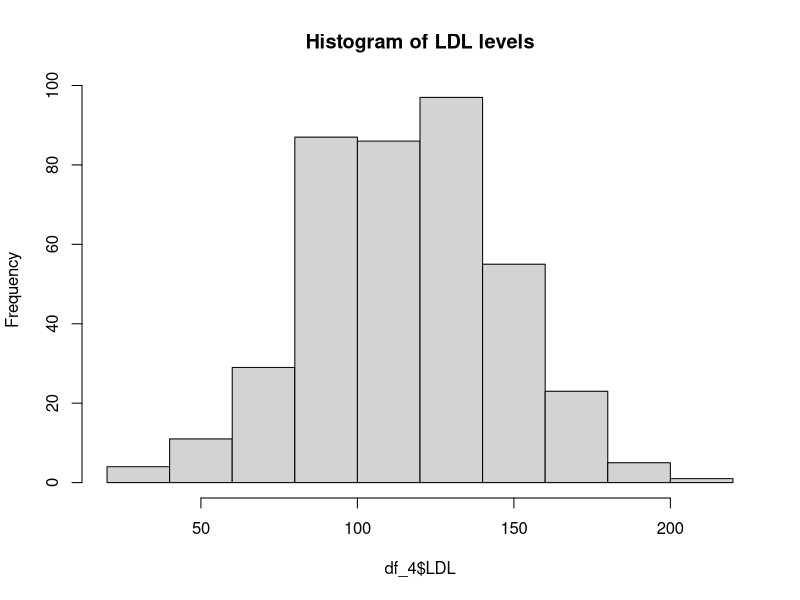
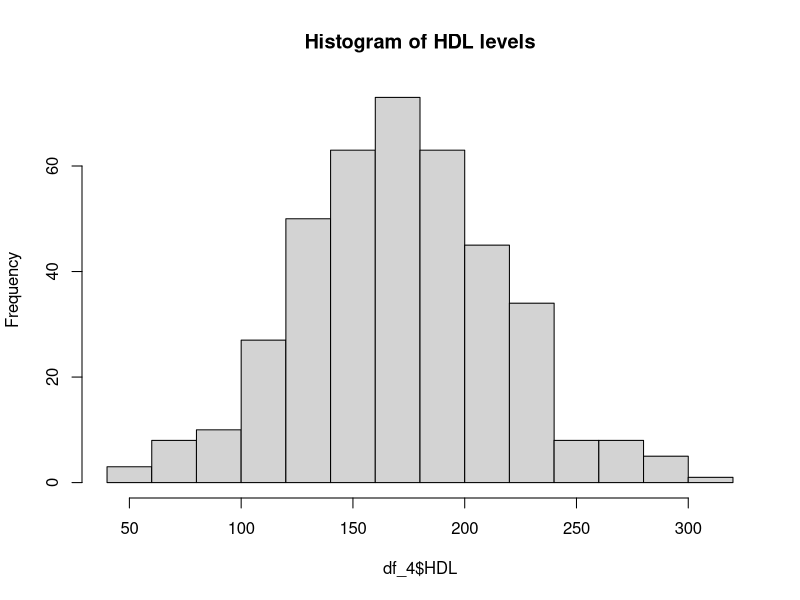
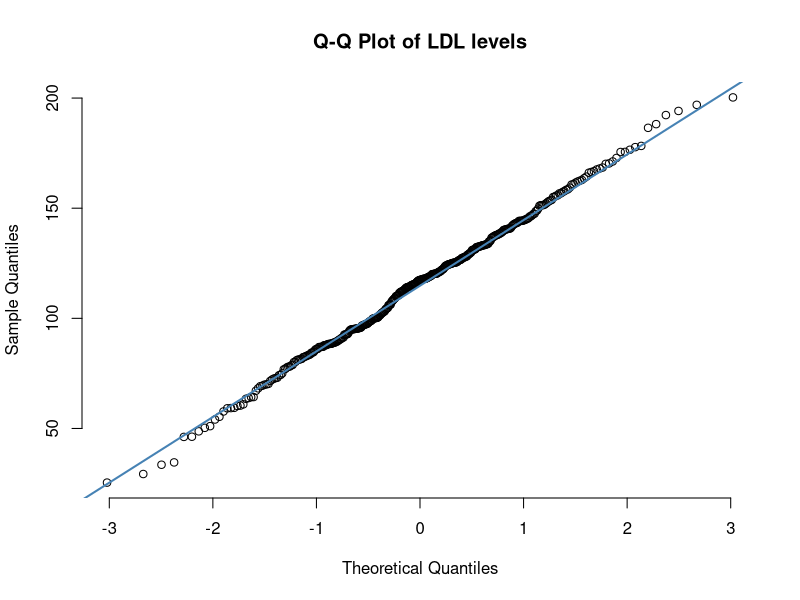
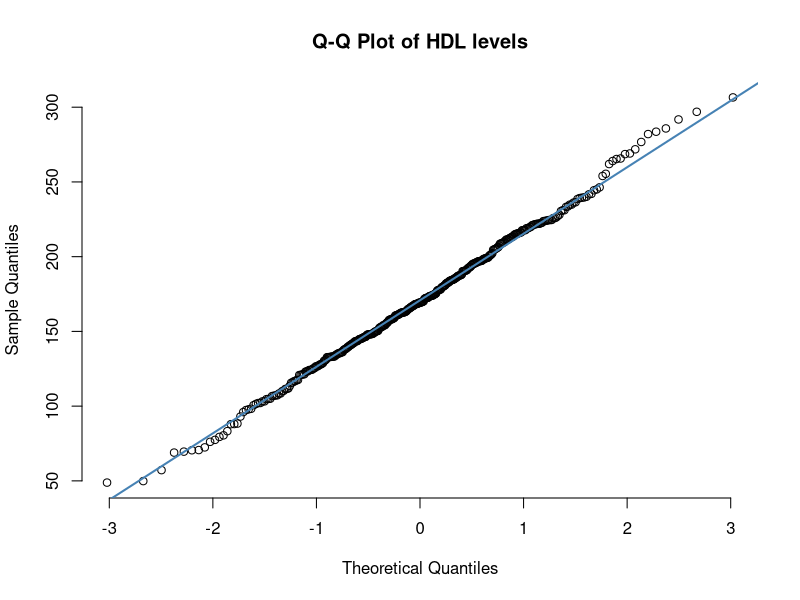
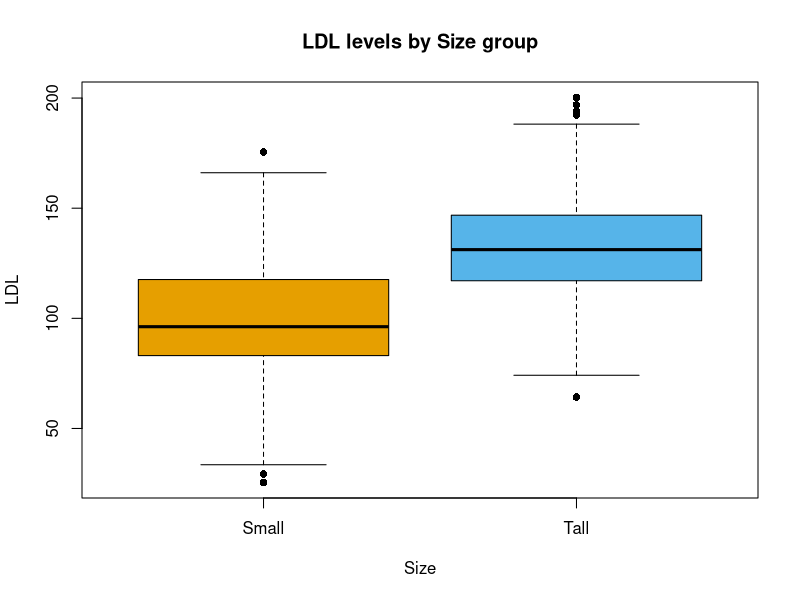
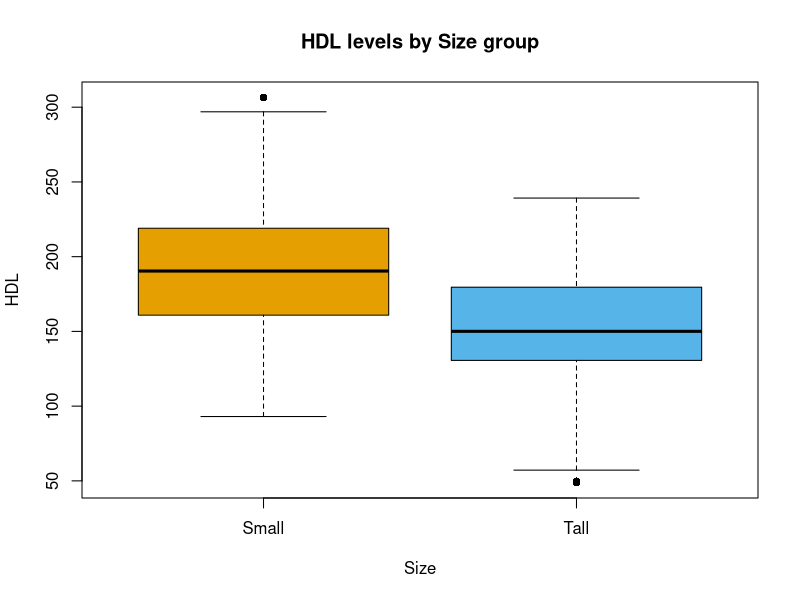
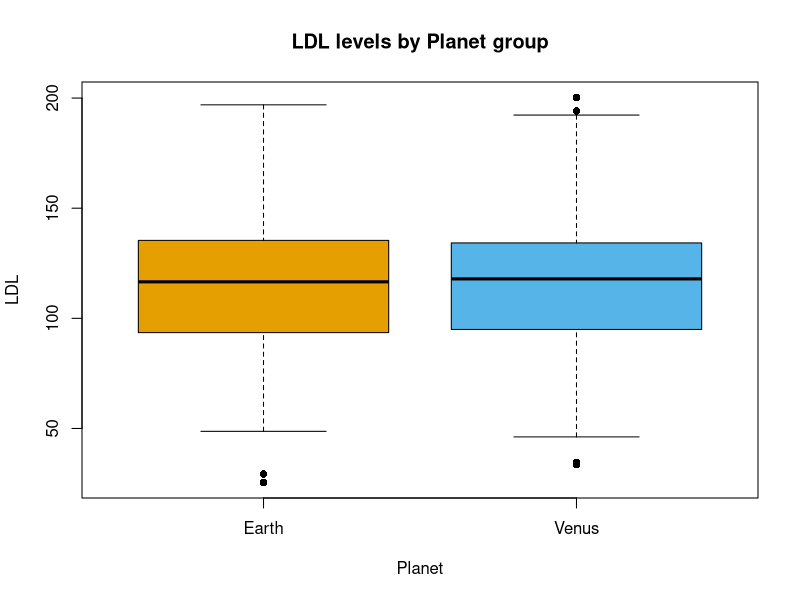
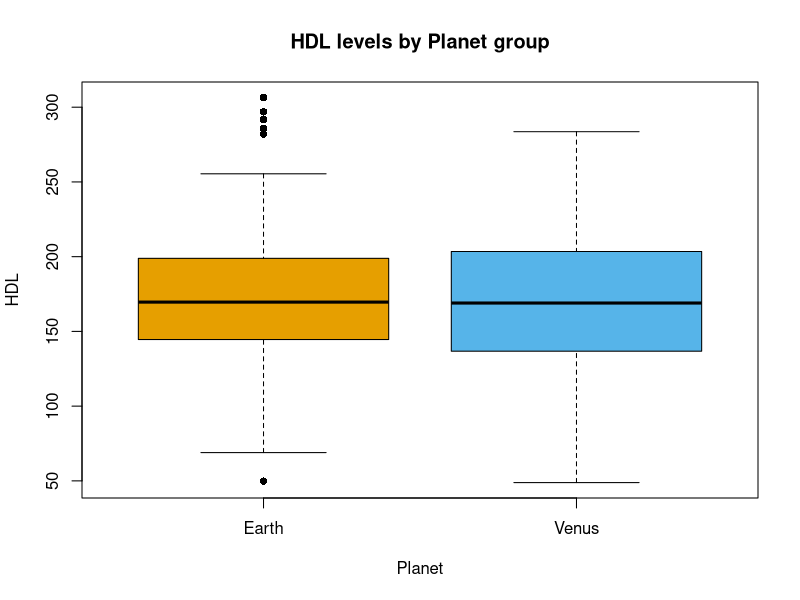

R code for these plots, in order:
library(here)
library(knitr)
library(dplyr)

# ============================================================
# Data-set used in the analysis
# ============================================================

## LOAD THE DATA FRAME
df_1 <- read.csv(here("data", "Part_1", "DATA_SET_REFERENCE_EVAL.csv"), row.names = 1)

## Fictional Data-Set. First 3 entries
cat("Fictional Data-Set. First 3 entries\n")
print(head(df_1, n = 3L))

## GENERAL EXPLORATION
print(paste("Number of rows:", nrow(df_1))) # Check number of rows
print(paste("Number of columns:", ncol(df_1))) # Check number of columns
print(paste("Column names:", paste(colnames(df_1), collapse = ", ")))
print(paste("Unique values inside 'Size' column:",
            paste(unique(df_1$Size), collapse = ", ")))
print(paste("Unique values inside 'Planet' column:",
            paste(unique(df_1$Planet), collapse = ", ")))
print(paste("Number of 'Venus' patients:", sum(df_1$Planet == "Venus", na.rm = TRUE)))
print(paste("Number of 'Earth' patients:", sum(df_1$Planet == "Earth", na.rm = TRUE)))
print(paste("Number of tall patients:", sum(df_1$Size == "Tall", na.rm = TRUE)))
print(paste("Number of small patients:", sum(df_1$Size == "Small", na.rm = TRUE)))

## Data-Set Summary
cat("Data-Set Summary\n")
print(summary(df_1))

# ============================================================
# Curation of the data
# ============================================================

## Negative and NA values
# Checking the patients to eliminate
n_idx_hdl <- df_1$HDL <= 0 | is.na(df_1$HDL)
n_idx_ldl <- df_1$LDL <= 0 | is.na(df_1$LDL)

df_f_o <- df_1[which(n_idx_hdl | n_idx_ldl), ]
cat("Negative and NA Values\n")
print(head(df_f_o))

## Removing negative values
df_2 <- data.frame(df_1) # Security copy

### Idx 1: Delete individuals with HDL < 0
idx_hdl <- df_2$HDL >= 0 & !is.na(df_2$HDL)

### Idx 2: Delete individuals with LDL < 0
idx_ldl <- df_2$LDL >= 0 & !is.na(df_2$LDL)

### Cleaning with filters
df_3 <- df_2[idx_hdl & idx_ldl, ] # Here we remove 2 values.
print(paste("Number of patients after removing negative and NA values: ", nrow(df_3)))

## Outliers
## Defined using a threshold of three standard deviations from the mean:
## Upper Limit = mean + 3 * SD ; Lower Limit = mean - 3 * SD
max_limit_LDL <- mean(df_3$LDL, na.rm = T) + 3 * sd(df_3$LDL, na.rm = T)
min_limit_LDL <- mean(df_3$LDL, na.rm = T) - 3 * sd(df_3$LDL, na.rm = T)
max_limit_HDL <- mean(df_3$HDL, na.rm = T) + 3 * sd(df_3$HDL, na.rm = T)
min_limit_HDL <- mean(df_3$HDL, na.rm = T) - 3 * sd(df_3$HDL, na.rm = T)

## Creating filters
clean_LDL <- min_limit_LDL < df_3$LDL &
  max_limit_LDL > df_3$LDL # Only TRUE

clean_HDL <- min_limit_HDL < df_3$HDL &
  max_limit_HDL > df_3$HDL

## Cleaning with filters
df_4 <- df_3[clean_LDL & clean_HDL, ]
# No values were excluded by the outlier filter (same 398 observations remain)
print(sum(df_4$HDL == df_3$HDL))

# ============================================================
# Data exploration
# ============================================================

## Normalization and balance
balance_table <- df_4 %>%
  group_by(Planet, Size) %>%
  summarise(n = n(), .groups = "drop") %>%
  mutate(Percent = round(100 * n / sum(n), 1))

cat("Sample sizes by Planet and Size group\n")
print(kable(balance_table, align = "c"))

## Comparing Categorical and Continuous Data
## Histogram of LDL levels
hist(df_4$LDL,
     main = "Histogram of LDL levels")

## Histogram of HDL levels
hist(df_4$HDL,
     main = "Histogram of HDL levels")

## Q-Q Plot of LDL levels
qqnorm(df_4$LDL, pch = 1, frame = FALSE, main = "Q-Q Plot of LDL levels")
qqline(df_4$LDL, col = "steelblue", lwd = 2)

## Q-Q Plot of HDL levels
qqnorm(df_4$HDL, pch = 1, frame = FALSE, main = "Q-Q Plot of HDL levels")
qqline(df_4$HDL, col = "steelblue", lwd = 2)

## LDL levels by Size group
# Colorblind-friendly palette (Okabe-Ito), one color per Size group
group_colors <- c("Small" = "#E69F00", "Tall" = "#56B4E9")

boxplot(LDL ~ Size,
        data = df_4,
        main = "LDL levels by Size group",
        col = group_colors,
        density = c(25, 70),   # different shading density = second visual cue, not just color
        pch = 16,
        ylab = "LDL")

## HDL levels by Size group
boxplot(HDL ~ Size,
        data = df_4,
        main = "HDL levels by Size group",
        col = group_colors,
        density = c(25, 70),
        pch = 16,
        ylab = "HDL")

## LDL levels by Planet group
# Colorblind-friendly palette (Okabe-Ito), one color per Size group
group_colors <- c("Small" = "#E69F00", "Tall" = "#56B4E9")

boxplot(LDL ~ Planet,
        data = df_4,
        main = "LDL levels by Planet group",
        col = group_colors,
        density = c(25, 70),   # different shading density = second visual cue, not just color
        pch = 16,
        ylab = "LDL")

## HDL levels by Planet group
boxplot(HDL ~ Planet,
        data = df_4,
        main = "HDL levels by Planet group",
        col = group_colors,
        density = c(25, 70),
        pch = 16,
        ylab = "HDL")

## Comparing Continuous Data
## HDL vs LDL by Size (color) and Planet (shape)
df_4$Group <- interaction(df_4$Planet, df_4$Size, sep = "-") # Combined group factor
# Levels will be: Earth-Small, Venus-Small, Earth-Tall, Venus-Tall (alphabetical/factor order)
group_levels <- levels(df_4$Group)
cb_colors <- c("#E69F00", "#0072B2")  # for Size: Small, Tall
shapes <- c(16, 17)                    # for Planet: Earth = circle, Venus = triangle

plot(df_4$LDL, df_4$HDL,
     col = cb_colors[as.factor(df_4$Size)],
     pch = shapes[as.factor(df_4$Planet)],
     xlab = "LDL", ylab = "HDL",
     main = "HDL vs LDL by Size (color) and Planet (shape)")

legend("topright",
       legend = c(levels(as.factor(df_4$Size)), levels(as.factor(df_4$Planet))),
       col = c(cb_colors, "black", "black"),
       pch = c(19, 19, shapes),
       pt.cex = 1, bty = "n")

# ============================================================
# SAVING RESULTS
# ============================================================
write.csv(df_4, here("data", "Part_1", "CLEAN_DATA_SET_REFERENCE_EVAL.csv"), row.names = FALSE)
